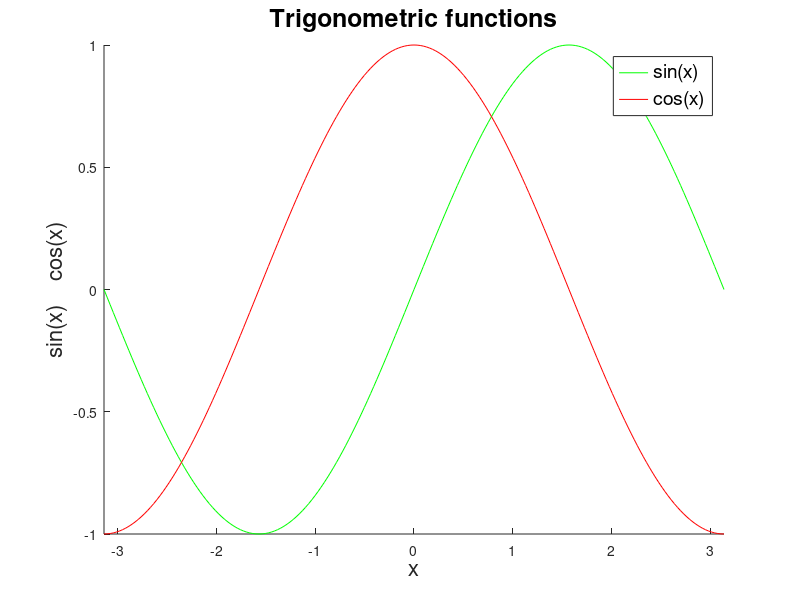

Write the MATLAB code that produced this figure.
clc
clear all
close all

% Create Trigonometric Tabel

x = -pi: pi/10 : pi;
x = x';
[x sin(x) cos(x) tan(x)] % Display the tabel in the command window

% Let's plot with mode data points
x = -pi: pi/100 : pi;
figure
title('Trigonometric functions','FontSize',18)
xlabel('x','FontSize',16)
ylabel('sin(x)    cos(x)','FontSize',16)
axis([-pi,pi,-1,1])
hold on
plot(x,sin(x),'g')
plot(x,cos(x),'r')
legend('sin(x)','cos(x)','FontSize',14)
hold off




